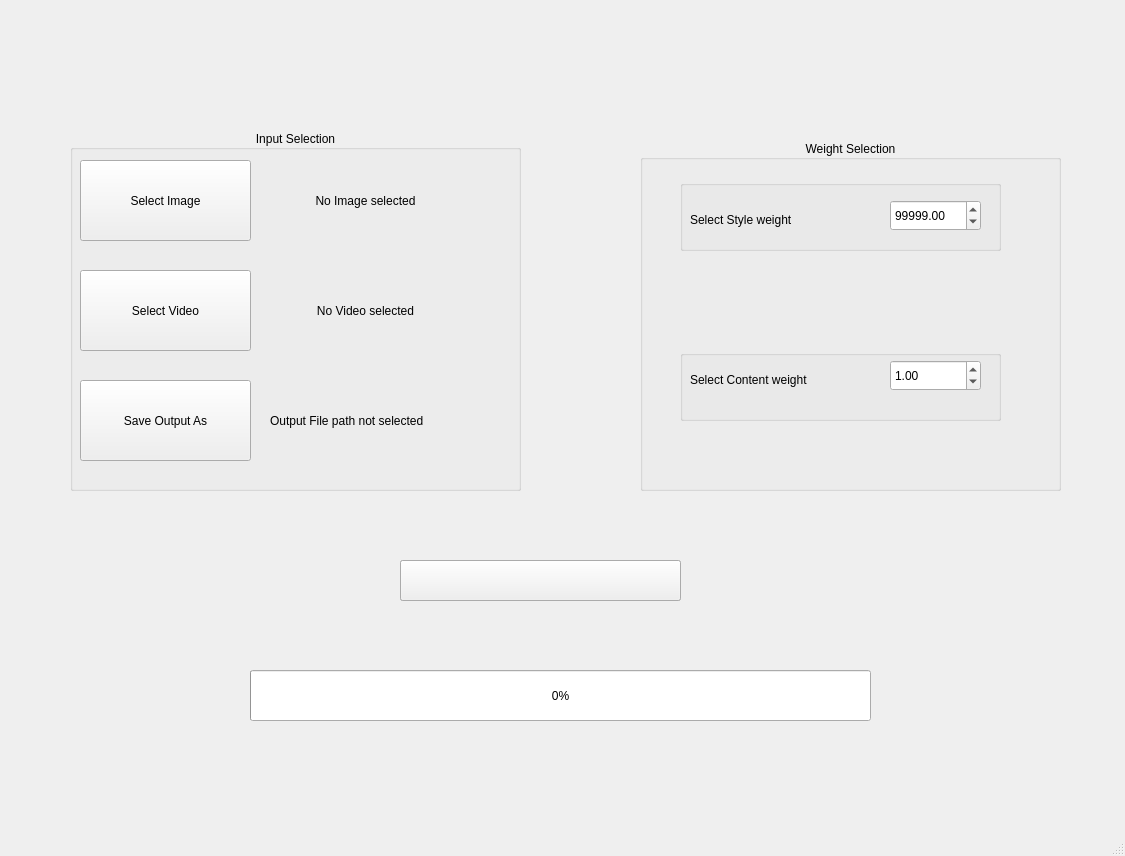
<?xml version="1.0" encoding="UTF-8"?>
<ui version="4.0">
 <class>MainWindow</class>
 <widget class="QMainWindow" name="MainWindow">
  <property name="geometry">
   <rect>
    <x>0</x>
    <y>0</y>
    <width>1125</width>
    <height>856</height>
   </rect>
  </property>
  <property name="windowTitle">
   <string>Art-Ifex</string>
  </property>
  <property name="styleSheet">
   <string notr="true">border-image: url(:/newPrefix/blueprism.jpg);</string>
  </property>
  <widget class="QWidget" name="centralwidget">
   <widget class="QGroupBox" name="groupBox1l">
    <property name="geometry">
     <rect>
      <x>70</x>
      <y>130</y>
      <width>451</width>
      <height>361</height>
     </rect>
    </property>
    <property name="styleSheet">
     <string notr="true"/>
    </property>
    <property name="title">
     <string>Input Selection</string>
    </property>
    <property name="alignment">
     <set>Qt::AlignCenter</set>
    </property>
    <widget class="QPushButton" name="image_select_button">
     <property name="geometry">
      <rect>
       <x>10</x>
       <y>30</y>
       <width>171</width>
       <height>81</height>
      </rect>
     </property>
     <property name="cursor">
      <cursorShape>PointingHandCursor</cursorShape>
     </property>
     <property name="focusPolicy">
      <enum>Qt::StrongFocus</enum>
     </property>
     <property name="accessibleDescription">
      <string/>
     </property>
     <property name="layoutDirection">
      <enum>Qt::LeftToRight</enum>
     </property>
     <property name="autoFillBackground">
      <bool>false</bool>
     </property>
     <property name="styleSheet">
      <string notr="true">border-image: url(:/pre/C:/Users/JESWIN/Desktop/PyQt Tutorial/image icon.jpg);</string>
     </property>
     <property name="text">
      <string>Select Image</string>
     </property>
    </widget>
    <widget class="QPushButton" name="video_select_button">
     <property name="geometry">
      <rect>
       <x>10</x>
       <y>140</y>
       <width>171</width>
       <height>81</height>
      </rect>
     </property>
     <property name="cursor">
      <cursorShape>PointingHandCursor</cursorShape>
     </property>
     <property name="styleSheet">
      <string notr="true">border-image: url(:/pre/C:/Users/JESWIN/Desktop/PyQt Tutorial/videofileicon.png);</string>
     </property>
     <property name="text">
      <string>Select Video</string>
     </property>
    </widget>
    <widget class="QLabel" name="label1">
     <property name="geometry">
      <rect>
       <x>200</x>
       <y>30</y>
       <width>191</width>
       <height>81</height>
      </rect>
     </property>
     <property name="sizePolicy">
      <sizepolicy hsizetype="Ignored" vsizetype="Ignored">
       <horstretch>0</horstretch>
       <verstretch>0</verstretch>
      </sizepolicy>
     </property>
     <property name="styleSheet">
      <string notr="true"/>
     </property>
     <property name="text">
      <string>No Image selected</string>
     </property>
     <property name="scaledContents">
      <bool>true</bool>
     </property>
     <property name="alignment">
      <set>Qt::AlignCenter</set>
     </property>
    </widget>
    <widget class="QLabel" name="label2">
     <property name="geometry">
      <rect>
       <x>200</x>
       <y>140</y>
       <width>191</width>
       <height>81</height>
      </rect>
     </property>
     <property name="sizePolicy">
      <sizepolicy hsizetype="Ignored" vsizetype="Ignored">
       <horstretch>0</horstretch>
       <verstretch>0</verstretch>
      </sizepolicy>
     </property>
     <property name="text">
      <string>No Video selected</string>
     </property>
     <property name="scaledContents">
      <bool>true</bool>
     </property>
     <property name="alignment">
      <set>Qt::AlignCenter</set>
     </property>
    </widget>
    <widget class="QPushButton" name="Output_location_button">
     <property name="geometry">
      <rect>
       <x>10</x>
       <y>250</y>
       <width>171</width>
       <height>81</height>
      </rect>
     </property>
     <property name="cursor">
      <cursorShape>PointingHandCursor</cursorShape>
     </property>
     <property name="styleSheet">
      <string notr="true">border-image: url(:/pre/C:/Users/JESWIN/Desktop/PyQt Tutorial/videofileicon.png);</string>
     </property>
     <property name="text">
      <string>Save Output As</string>
     </property>
    </widget>
    <widget class="QLabel" name="label3">
     <property name="geometry">
      <rect>
       <x>200</x>
       <y>250</y>
       <width>191</width>
       <height>81</height>
      </rect>
     </property>
     <property name="sizePolicy">
      <sizepolicy hsizetype="Ignored" vsizetype="Ignored">
       <horstretch>0</horstretch>
       <verstretch>0</verstretch>
      </sizepolicy>
     </property>
     <property name="text">
      <string>Output File path not selected</string>
     </property>
     <property name="scaledContents">
      <bool>true</bool>
     </property>
     <property name="alignment">
      <set>Qt::AlignLeading|Qt::AlignLeft|Qt::AlignVCenter</set>
     </property>
    </widget>
    <zorder>video_select_button</zorder>
    <zorder>image_select_button</zorder>
    <zorder>label1</zorder>
    <zorder>label2</zorder>
    <zorder>Output_location_button</zorder>
    <zorder>label3</zorder>
   </widget>
   <widget class="QGroupBox" name="groupBox2r">
    <property name="geometry">
     <rect>
      <x>640</x>
      <y>140</y>
      <width>421</width>
      <height>351</height>
     </rect>
    </property>
    <property name="styleSheet">
     <string notr="true">background-image: url(:/newPrefix/white background.jpg);</string>
    </property>
    <property name="title">
     <string>Weight Selection</string>
    </property>
    <property name="alignment">
     <set>Qt::AlignCenter</set>
    </property>
    <widget class="QGroupBox" name="groupBox_3u_2">
     <property name="geometry">
      <rect>
       <x>40</x>
       <y>40</y>
       <width>321</width>
       <height>71</height>
      </rect>
     </property>
     <property name="title">
      <string/>
     </property>
     <widget class="QLabel" name="label">
      <property name="geometry">
       <rect>
        <x>10</x>
        <y>30</y>
        <width>121</width>
        <height>20</height>
       </rect>
      </property>
      <property name="styleSheet">
       <string notr="true">border-image: url(:/pre/C:/Users/JESWIN/Desktop/PyQt Tutorial/image icon.jpg);</string>
      </property>
      <property name="text">
       <string>Select Style weight</string>
      </property>
     </widget>
     <widget class="QDoubleSpinBox" name="style_weight_spinner">
      <property name="geometry">
       <rect>
        <x>210</x>
        <y>20</y>
        <width>91</width>
        <height>31</height>
       </rect>
      </property>
      <property name="styleSheet">
       <string notr="true">border-image: url(:/pre/C:/Users/JESWIN/Desktop/PyQt Tutorial/image icon.jpg);</string>
      </property>
      <property name="maximum">
       <double>1000000.000000000000000</double>
      </property>
      <property name="value">
       <double>99999.000000000000000</double>
      </property>
     </widget>
    </widget>
    <widget class="QGroupBox" name="groupBox_4d">
     <property name="geometry">
      <rect>
       <x>40</x>
       <y>210</y>
       <width>321</width>
       <height>71</height>
      </rect>
     </property>
     <property name="title">
      <string/>
     </property>
     <widget class="QLabel" name="label_2">
      <property name="geometry">
       <rect>
        <x>10</x>
        <y>20</y>
        <width>131</width>
        <height>20</height>
       </rect>
      </property>
      <property name="styleSheet">
       <string notr="true">border-image: url(:/pre/C:/Users/JESWIN/Desktop/PyQt Tutorial/image icon.jpg);</string>
      </property>
      <property name="text">
       <string>Select Content weight</string>
      </property>
     </widget>
     <widget class="QDoubleSpinBox" name="content_weight_spinner">
      <property name="geometry">
       <rect>
        <x>210</x>
        <y>10</y>
        <width>91</width>
        <height>31</height>
       </rect>
      </property>
      <property name="styleSheet">
       <string notr="true">border-image: url(:/pre/C:/Users/JESWIN/Desktop/PyQt Tutorial/image icon.jpg);</string>
      </property>
      <property name="maximum">
       <double>1000000.000000000000000</double>
      </property>
      <property name="value">
       <double>1.000000000000000</double>
      </property>
     </widget>
    </widget>
   </widget>
   <widget class="QPushButton" name="submit_button">
    <property name="geometry">
     <rect>
      <x>400</x>
      <y>560</y>
      <width>281</width>
      <height>41</height>
     </rect>
    </property>
    <property name="styleSheet">
     <string notr="true">border-image: url(:/newPrefix/button_submit1.png);</string>
    </property>
    <property name="text">
     <string/>
    </property>
   </widget>
   <widget class="QProgressBar" name="progressBar">
    <property name="geometry">
     <rect>
      <x>250</x>
      <y>670</y>
      <width>621</width>
      <height>51</height>
     </rect>
    </property>
    <property name="autoFillBackground">
     <bool>false</bool>
    </property>
    <property name="styleSheet">
     <string notr="true"/>
    </property>
    <property name="value">
     <number>0</number>
    </property>
    <property name="alignment">
     <set>Qt::AlignCenter</set>
    </property>
    <property name="orientation">
     <enum>Qt::Horizontal</enum>
    </property>
    <property name="textDirection">
     <enum>QProgressBar::TopToBottom</enum>
    </property>
   </widget>
   <widget class="QPushButton" name="output_button">
    <property name="geometry">
     <rect>
      <x>400</x>
      <y>560</y>
      <width>281</width>
      <height>41</height>
     </rect>
    </property>
    <property name="styleSheet">
     <string notr="true">border-image: url(:/newPrefix/button_get_output.png);</string>
    </property>
    <property name="text">
     <string/>
    </property>
   </widget>
  </widget>
  <widget class="QMenuBar" name="menubar">
   <property name="geometry">
    <rect>
     <x>0</x>
     <y>0</y>
     <width>1125</width>
     <height>26</height>
    </rect>
   </property>
  </widget>
  <widget class="QStatusBar" name="statusbar"/>
 </widget>
 <resources>
  <include location="dummy.qrc"/>
 </resources>
 <connections/>
</ui>
